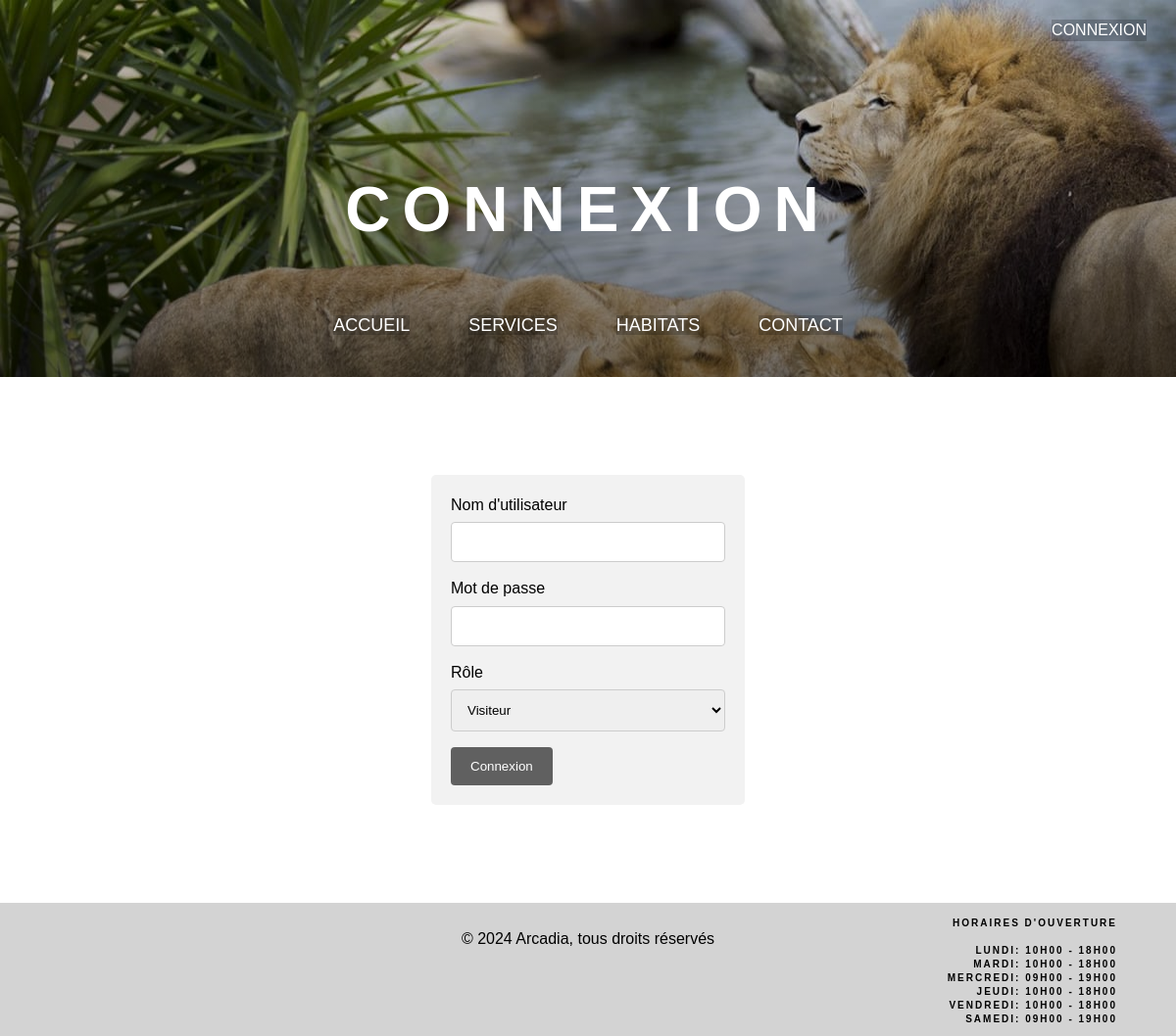
The page /login.php on the database its author committed.
### tables this page shows
CREATE TABLE horaires (jour VARCHAR(10) PRIMARY KEY, heures VARCHAR (15));

### login.php (the view, shortened to what this page needs)
<?php
try {
    $bdd = new PDO('sqlite:db.sqlite');
    $bdd->setAttribute(PDO::ATTR_ERRMODE, PDO::ERRMODE_EXCEPTION);
    $sql = "SELECT * FROM horaires;";
    $result = $bdd->query($sql);
    } catch (PDOException $e) {
        echo "Erreur de connexion ou d'exécution de la requête : " . $e->getMessage();
}
?>
<!DOCTYPE html>
<html>
    <head>
        <link rel="stylesheet" href="style.css">
    </head>
    <body>
        <header>
            <a class="login" href="login.php">Connexion</a>
            <h1 class="title">Connexion</h1>
            <nav class="navbar">
                <ul>
                    <li>
                        <a href="index.php">Accueil</a>
                    </li>
                    <li>
                        <a href="services.php">Services</a>
                    </li>
                    <li>
                        <a href="housing.php">Habitats</a>
                    </li>
                    <li>
                        <a href="contact.php">Contact</a>
                    </li>
                </ul>
            </nav>
        </header>
        <div class="form">
            <form action="index.html">
                <div>
                    <label for="username">Nom d'utilisateur</label>
                    <input type="text" id="username" name="username">
                </div>
                <div>
                    <label for="pass">Mot de passe</label>
                    <input type="password" required id="pass" name="password" minlength="8">
                </div>
                <div>
                    <label for="role">Rôle</label>
                    <select id="role" name="role">
                        <option value="visitor">Visiteur</option>
                    </select>
                </div>
                <div class="button">
                    <input type="submit" value="Connexion">
                </div>
            </form>
        </div>
        <footer>
            <p>© 2024 Arcadia, tous droits réservés</p>
            <div class="horaires">
                <ul>
                    <li>
                        Horaires d'ouverture
                    </li>
                    <br>
                    <?php
                    $row = $result->fetch(PDO::FETCH_ASSOC);
                    if ($row) {
                                do {
                                    $openDay = $row["jour"];
                                    $openHours = $row["heures"];
                                    ?>
                                    <li><?php echo $openDay; ?>: <?php echo $openHours; ?></li>
                                    <?php
                                    } while ($row = $result->fetch(PDO::FETCH_ASSOC));
                            } else {
                                echo "<li>Aucun horaire d'ouverture trouvé.</li>";
                            }
                    ?>
                </ul>
            </div>
        </footer>
    </body>
</html>

### style.css (style rules this page uses)
html, body { font-size: 16px; }
body { margin: 0; padding: 0; line-height: 1.4; letter-spacing: 0.2; font-family: "Source Sans Pro", sans-serif; height: 100vh; }
header { padding: 20px; background-image: linear-gradient( to bottom, #0002, #0008 ), url("img/banner.jpg"); height: auto; color: #FFF; }
header .login { float: right; margin: 0 10px; text-transform: uppercase; text-decoration: none; color: #FFF; background-color: rgba(000, 000, 000, 0.2); }
header .title { font-size: 64px; text-align: center; margin: 150px 50px 50px 50px; text-transform: uppercase; letter-spacing: 12px; }
header .navbar { margin: 10px; text-decoration: none; text-align: center; text-transform: uppercase; }
header .navbar ul { list-style: none; display: flex; margin: 0; padding: 0px; width: 100%; justify-content: center; align-items: center; font-size: 18px; }
.navbar ul li { padding: 10px 30px; }
header .navbar a { text-decoration: none; color: #FFF; background-color: rgba(000, 000, 000, 0.2); }
footer { float: bottom; background-color: lightgrey; text-align: center; padding-top: 10px; margin-top: auto; }
footer ul { text-transform: uppercase; list-style: none; text-align: right; padding: 10px; font-size: 10px; margin-top: -60px; margin-right: 50px; letter-spacing: 2px; font-weight: bold; }
input[type=password] { width: 100%; padding: 12px; border: 1px solid #ccc; border-radius: 4px; box-sizing: border-box; margin-top: 6px; margin-bottom: 16px; }
select[name=role] { width: 100%; padding: 12px; border: 1px solid #ccc; border-radius: 4px; box-sizing: border-box; margin-top: 6px; margin-bottom: 16px; }
input[type=text], textarea { width: 100%; padding: 12px; border: 1px solid #ccc; border-radius: 4px; box-sizing: border-box; margin-top: 6px; margin-bottom: 16px; resize: none }
input[type=submit] { background-color: rgba(000, 000, 000, 0.6); color: white; padding: 12px 20px; border: none; border-radius: 4px; cursor: pointer; }
.form { border-radius: 5px; background-color: #f2f2f2; padding: 20px; margin: 100px 540px; display: grid; justify-content: center; align-items: center; }
@media only screen and (max-width: 1370px) { body { height: 100vh; width: 100% } }
@media only screen and (max-width: 1370px) { .form { margin: 100px 440px; } }

### rows shown on the page
horaires: jour "LUNDI", heures "10H00 - 18H00"
horaires: jour "MARDI", heures "10H00 - 18H00"
horaires: jour "MERCREDI", heures "09H00 - 19H00"
horaires: jour "JEUDI", heures "10H00 - 18H00"
horaires: jour "VENDREDI", heures "10H00 - 18H00"
horaires: jour "SAMEDI", heures "09H00 - 19H00"
